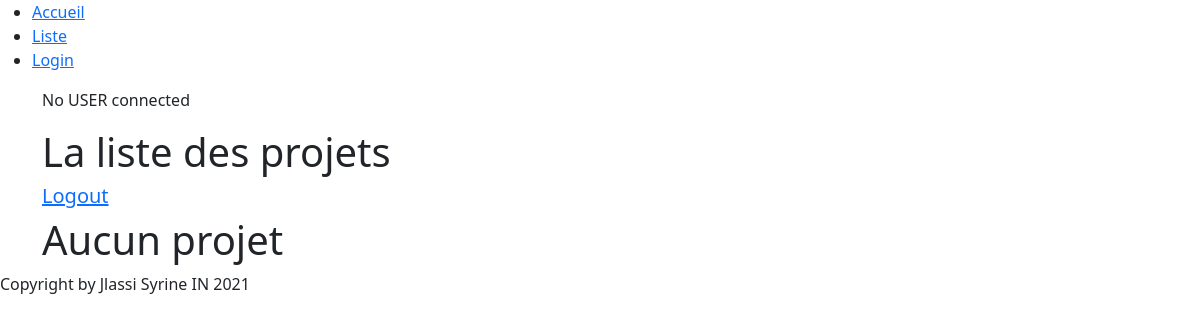
Before: /App/liste/ with the older database file.
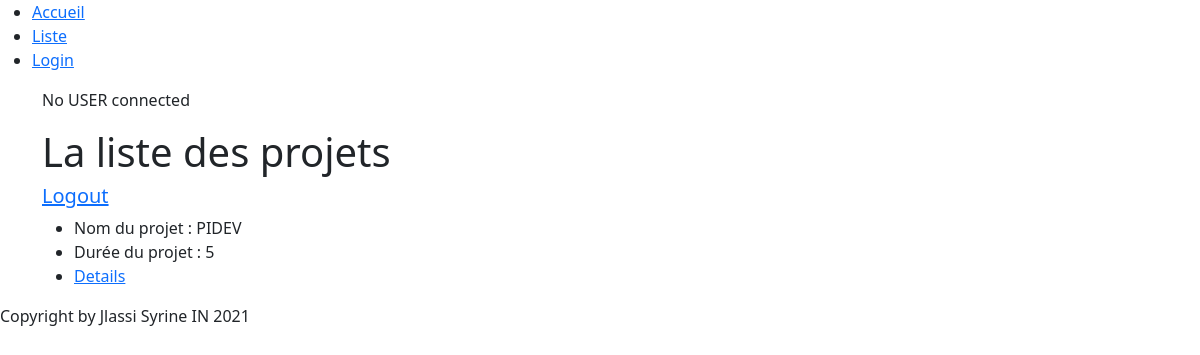
After: the same page with the newer database file.
### App/models.py (models this page shows, shortened)
class Projet(models.Model):
    nom_projet = models.CharField('Titre du projet', max_length=30)
    duree_projet = models.IntegerField('Duree estimé ', default=0)
    temps_alloue = models.IntegerField('Temps alloué ', validators=[MinValueValidator(1), MaxValueValidator(10)])
    besoins = models.TextField('Besoins ', max_length=250)
    est_valide = models.BooleanField('Valide ', default=False)
    superviseur = models.ForeignKey(Coach,
                                    related_name='project_coach',
                                    on_delete=models.SET_NULL,
                                    null=True
                                    )
    createur = models.OneToOneField(
        Etudiant,
        on_delete=models.CASCADE,
        related_name='project_owner'
    )
    membres = models.ManyToManyField(
        Etudiant,
        through='MemberShipInProject',
        blank=True
    )

### App/views.py (the view)
# urls.py: path('liste/', views.liste_projet, name='liste'),
def liste_projet(request):
    projets = Projet.objects.all()
    context = {'p': projets}
    return render(request, 'App/list.html', context)

### templates/App/list.html (shortened to what this page needs)
<html>
<head>
    <link href="https://cdn.jsdelivr.net/npm/bootstrap@5.0.0-beta3/dist/css/bootstrap.min.css" rel="stylesheet"
>
</head>
<body>
{% extends 'accueil.html' %}
{% block content %}
<div class="container-sm">
{% if user.is_authenticated %}
    <p>Welcome to your SITE ! FEEL LIKE U'RE IN DA HOME {{ user }}</p>
    {% else %}
    <p>No USER connected</p>
{% endif %}
            <h1>La liste des projets</h1>
                <a href="{% url 'logout' %}"><h5 for="autoSizingCheck2">Logout</h5></a>
    {% for foo in p %}
        <ul>
            <li>Nom du projet : {{ foo.nom_projet }} </li>
            <li>Durée du projet : {{ foo.duree_projet }} </li>
            <li><a href="{% url 'D' foo.id %}">Details</a></li>
        </ul>
    {% empty %} <h1>Aucun projet </h1>
    {% endfor %}
</div>
{% endblock %}

### templates/accueil.html (shortened to what this page needs)
<!DOCTYPE html>
<html lang="en">
<head>
</head>
<body>
{% block header %}
<ul>
<li><a href="accueil.html">Accueil</a></li>
<li><a href="{% url 'liste' %}">Liste</a></li>
<li><a href="{% url 'login' %}">Login</a></li>
</ul>
{% endblock %}
{% block content %}{% endblock %}
{% block footer %}
    {% include 'footer.html' %}
{% endblock %}
</body>
</html>

### templates/footer.html (shortened to what this page needs)
<!DOCTYPE html>
<html lang="en">
<head>
</head>
<body>
<div>Copyright by Jlassi Syrine IN {% now 'Y' %}
</div>
</body>
</html>

Changed rows visible on the page:
added Projet: nom_projet "PIDEV", duree_projet "5"
Other visible differences:
text no longer shown: "Aucun projet"
